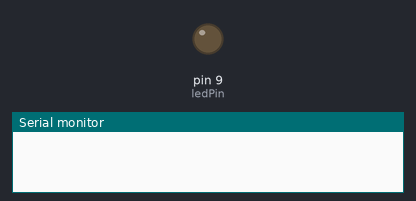
Simulated run of this sketch. Board: Arduino Uno, built with avr-gcc and run on an emulated ATmega328P. Parts: output pins drawn as LEDs (lit = HIGH), the last lines printed to the serial monitor.

Above: at 0.05 s.
At 1.2 s:
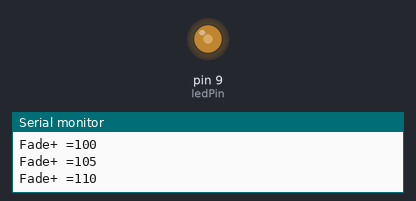
At 2.35 s:
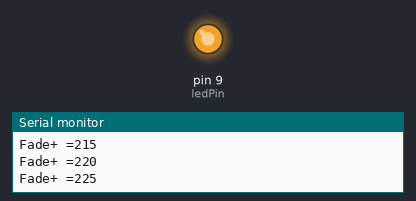
At 4.7 s:
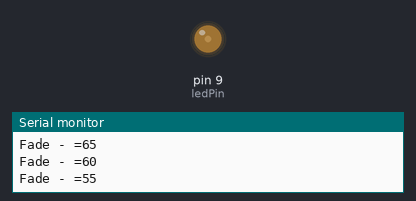
Timing chart, 0 to 6.8 s (numbered marks = the images above):
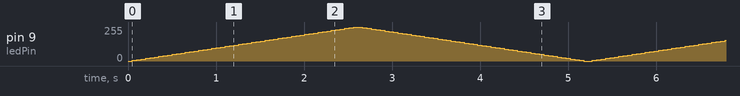

The sketch:

Fading_LED.ino
```cpp
int ledPin = 9;

void setup() {
  // put your setup code here, to run once:
  Serial.begin(9600);

}

void loop() {
  for (int fadeValue = 0; fadeValue <= 255; fadeValue += 5){
    analogWrite(ledPin, fadeValue);
    delay(50);
    Serial.print("Fade+ =");
    Serial.println(fadeValue);
  }
  for (int fadeValue = 255 ; fadeValue >= 0; fadeValue -= 5){
   analogWrite(ledPin, fadeValue);
    delay(50);
Serial.print("Fade - =");
    Serial.println(fadeValue);

}

}
```
